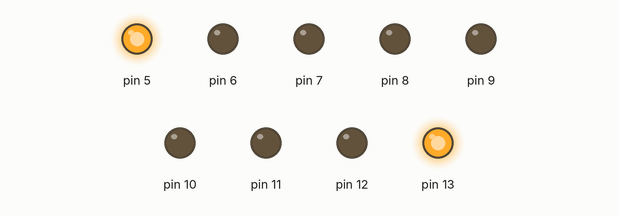
Simulated run of this sketch. Board: Arduino Uno, built with avr-gcc and run on an emulated ATmega328P. Shown: output pins drawn as LEDs (lit = HIGH).

Above: at 0.05 s.
At 0.35 s:
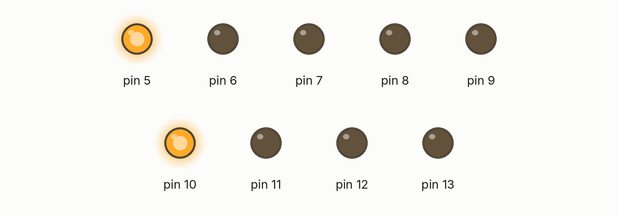
At 0.75 s:
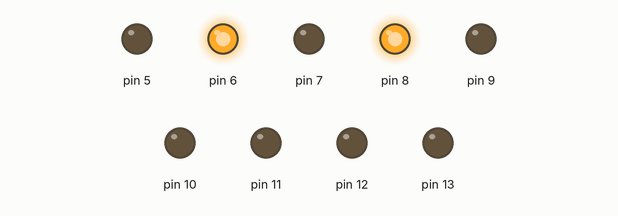
At 1.45 s:
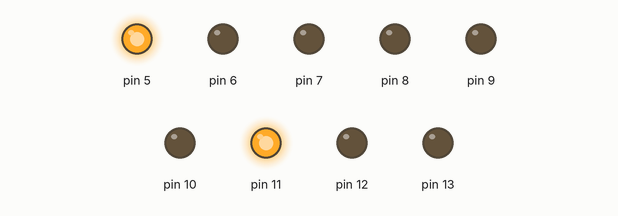
At 2.15 s:
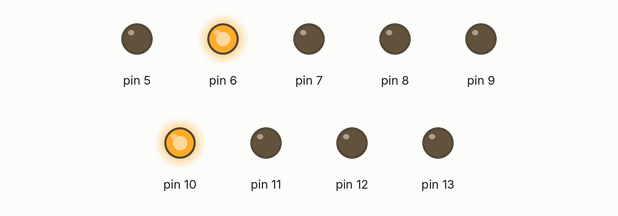
At 2.85 s:
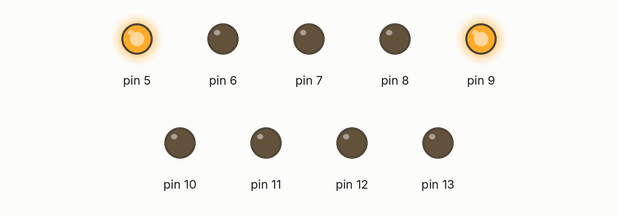
Timing chart, 0 to 3.1 s (numbered marks = the images above):
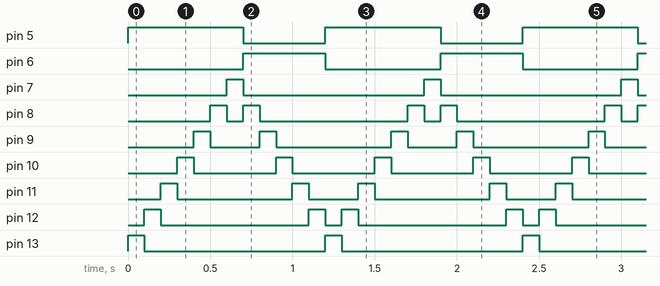

Measured:
- by itself, pin 5: alternates HIGH for 0.70 s and LOW for 0.50 s
- by itself, pin 6: alternates HIGH for 0.50 s and LOW for 0.70 s
- by itself, pin 7, pin 13: alternates HIGH for 0.10 s and LOW for 1.1 s
- by itself, pin 8: repeats every 1.2 s: LOW 0.10 s, HIGH 0.10 s, LOW 0.90 s, HIGH 0.10 s
- by itself, pin 9: repeats every 1.2 s: LOW 0.30 s, HIGH 0.10 s, LOW 0.70 s, HIGH 0.10 s
- by itself, pin 10: alternates HIGH for 0.10 s and LOW for 0.50 s
- by itself, pin 11: repeats every 1.2 s: LOW 0.70 s, HIGH 0.10 s, LOW 0.30 s, HIGH 0.10 s
- by itself, pin 12: repeats every 1.2 s: LOW 0.90 s, HIGH 0.10 s, LOW 0.10 s, HIGH 0.10 s

The sketch:

Cyclon_Lights.ino
```cpp
/*

*/

void setup() {
  pinMode(13, OUTPUT);
  pinMode(12, OUTPUT);
  pinMode(11, OUTPUT);
  pinMode(10, OUTPUT);
  pinMode(9, OUTPUT);
  pinMode(8, OUTPUT);
  pinMode(7, OUTPUT);
  pinMode(6, OUTPUT);
  pinMode(5, OUTPUT);

}

void loop() {
  digitalWrite(13, HIGH);
  digitalWrite(5, HIGH);
  delay(100);
  digitalWrite(13, LOW);
  digitalWrite(12, HIGH);
  delay(100);
  digitalWrite(12, LOW);
  digitalWrite(11, HIGH);
  delay(100);
  digitalWrite(11, LOW);
  digitalWrite(10, HIGH);
  delay(100);
  digitalWrite(10, LOW);
  digitalWrite(9, HIGH);
  delay(100);
  digitalWrite(9, LOW);
  digitalWrite(8, HIGH);
  digitalWrite(6, LOW);
  digitalWrite(5, HIGH);
  delay(100);
  digitalWrite(8, LOW);
  digitalWrite(7, HIGH);

  delay(100);
  digitalWrite(7, LOW);
  digitalWrite(8, HIGH);
  digitalWrite(6, HIGH);
  digitalWrite(5, LOW);
  delay(100);
  digitalWrite(8, LOW);
  digitalWrite(9, HIGH);
  delay(100);
  digitalWrite(9, LOW);
  digitalWrite(10, HIGH);
  delay(100);
  digitalWrite(10, LOW);
  digitalWrite(11, HIGH);
  delay(100);
  digitalWrite(11, LOW);
  digitalWrite(12, HIGH);
  delay(100);
  digitalWrite(12, LOW);
  digitalWrite(13, HIGH);
  digitalWrite(6, LOW);
}
```
